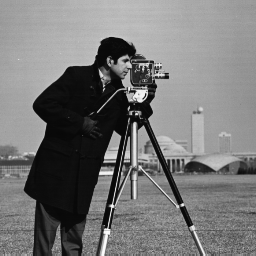
#> input picture img/cameraman.tif, 256 x 256 px; its folder holds 6 pictures in this run
$ python Frequency_domain_filtering.py   (Python 2 division)   (older library calls are emulated)
#> lines starting #> are read from the running program, lines starting #| are printed output that depends on the picture
### tools.py
import itertools

import cv2
import matplotlib.pyplot as plt
import numpy as np


# [139 lines left out: functions o_tsu, basic_global_threshold, show_hist, cvt_hsi2bgr, cvt_bgr2hsi, not called in this run]


def inverse_fourier(dft_shift):
    return cv2.idft(np.fft.ifftshift(dft_shift), flags=cv2.DFT_REAL_OUTPUT)


def plt_show(title, img, cmap="gray"):
    plt.imshow(img, cmap="gray")
    plt.title(title), plt.xticks([]), plt.yticks([])
    plt.show()


def fourier(img):
    # 离散傅里叶变换
    dft = cv2.dft(np.float32(img), flags=cv2.DFT_COMPLEX_OUTPUT)
    # 离散傅里叶变换后如果想让直流分量在输出图像的中心，需要将结果沿两个方向平移
    dft_shift = np.fft.fftshift(dft)
    # 构建振幅的公式
    magnitude_spectrum = 20 * np.log(cv2.magnitude(dft_shift[:, :, 0], dft_shift[:, :, 1]))
    return magnitude_spectrum, dft_shift


# [153 lines left out: functions sobel, laplacian, gen_mean_kernel, gen_gaussian_kernel, median_filter, mean_filter and 5 more, not called in this run]


'''
event：鼠标事件名称，通过该值可以获取鼠标进行的何种事件操作；
x, y：鼠标进行事件操作一瞬间，所在的坐标位置；
flags：指的是与event相关的实践中包含FLAG的事件；
userdata：鼠标回调函数触发时传递进来的参数。
原文链接： https://xie.infoq.cn/article/05a10c2375b2f060ae063282d
'''


# [63 lines left out: functions mouse_handler, get_dst_points, nms, not called in this run]

### Frequency_domain_filtering.py
import cv2
import matplotlib.pyplot as plt
import tools
import numpy as np

path = "./img/"

man_img = cv2.imread(path + "cameraman.tif", cv2.IMREAD_GRAYSCALE)
#> man_img is the input picture: shape (256, 256); min 7, max 253, mean 118.7
man_noise_img = cv2.imread(path + "stripy_cameraman.png", cv2.IMREAD_GRAYSCALE)
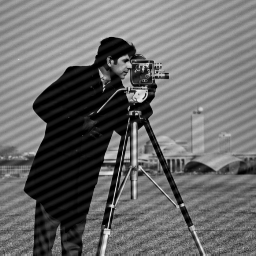
#> input picture img/stripy_cameraman.png, 256 x 256 px
#> man_noise_img is the input picture: shape (256, 256); min 0, max 243, mean 107.2

original, _ = tools.fourier(man_img)
#> in fourier, `magnitude_spectrum = 20 * np.log(cv2.magnitude(dft_shift[:, :, 0], dft..`:
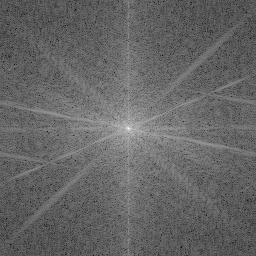
#> magnitude_spectrum: shape (256, 256) float32; min 49.7, max 317.3, mean 156.7; drawn with min black and max white
tools.plt_show("Original graph", man_img)
tools.plt_show("Spectrum of the original graph", original)
tools.plt_show("Noised graph", man_noise_img)


# 创建mask
rows, cols = man_noise_img.shape
#> rows = 256; cols = 256
mask = np.zeros((rows, cols, 2), np.uint8)
half_row, half_col = int(rows / 2), int(cols / 2)
#> half_row = 128; half_col = 128
mask[:, :] = 1
mask[half_row - 40:half_row - 15, half_col - 15:half_col - 11] = 0
mask[half_row + 15:half_row + 40, half_col + 11:half_col + 15] = 00

dft, shift = tools.fourier(man_noise_img)
tools.plt_show("Spectrum of the noised graph", 20 * np.log(cv2.magnitude(shift[:, :, 0], shift[:, :, 1])))
shift = shift * mask
result = tools.inverse_fourier(shift)

tools.plt_show("Spectrum of the processed noised graph", 20 * np.log(cv2.magnitude(shift[:, :, 0], shift[:, :, 1])))
#> in plt_show (call 5), `plt.show()`:
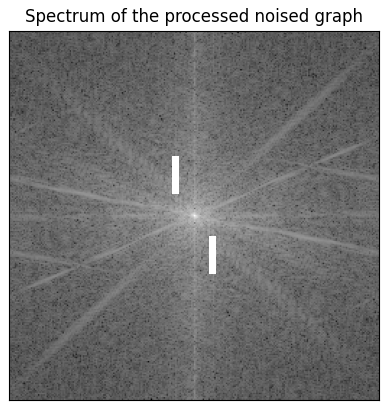
#> figure drawn by matplotlib, 1 panel
tools.plt_show("Results of frequency domain filtering", result)
